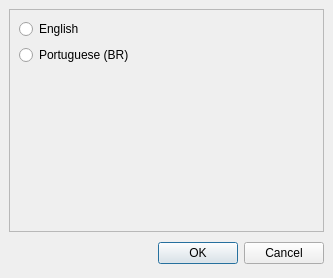
<?xml version="1.0" encoding="UTF-8"?>
<ui version="4.0">
 <class>LanguageDlg</class>
 <widget class="QDialog" name="LanguageDlg">
  <property name="geometry">
   <rect>
    <x>0</x>
    <y>0</y>
    <width>333</width>
    <height>278</height>
   </rect>
  </property>
  <property name="windowTitle">
   <string>Dialog</string>
  </property>
  <layout class="QVBoxLayout">
   <property name="spacing">
    <number>6</number>
   </property>
   <property name="margin">
    <number>9</number>
   </property>
   <item>
    <widget class="QFrame" name="frame">
     <property name="frameShape">
      <enum>QFrame::StyledPanel</enum>
     </property>
     <property name="frameShadow">
      <enum>QFrame::Raised</enum>
     </property>
     <layout class="QVBoxLayout" name="verticalLayout">
      <item>
       <widget class="QRadioButton" name="en_rbt">
        <property name="text">
         <string>English</string>
        </property>
       </widget>
      </item>
      <item>
       <widget class="QRadioButton" name="pt_BR_rbt">
        <property name="text">
         <string>Portuguese (BR)</string>
        </property>
       </widget>
      </item>
      <item>
       <spacer>
        <property name="orientation">
         <enum>Qt::Vertical</enum>
        </property>
        <property name="sizeHint" stdset="0">
         <size>
          <width>20</width>
          <height>40</height>
         </size>
        </property>
       </spacer>
      </item>
     </layout>
    </widget>
   </item>
   <item>
    <layout class="QHBoxLayout">
     <property name="spacing">
      <number>6</number>
     </property>
     <property name="margin">
      <number>0</number>
     </property>
     <item>
      <spacer>
       <property name="orientation">
        <enum>Qt::Horizontal</enum>
       </property>
       <property name="sizeHint" stdset="0">
        <size>
         <width>131</width>
         <height>31</height>
        </size>
       </property>
      </spacer>
     </item>
     <item>
      <widget class="QPushButton" name="okButton">
       <property name="text">
        <string>OK</string>
       </property>
      </widget>
     </item>
     <item>
      <widget class="QPushButton" name="cancelButton">
       <property name="text">
        <string>Cancel</string>
       </property>
      </widget>
     </item>
    </layout>
   </item>
  </layout>
 </widget>
 <resources/>
 <connections>
  <connection>
   <sender>okButton</sender>
   <signal>clicked()</signal>
   <receiver>LanguageDlg</receiver>
   <slot>accept()</slot>
   <hints>
    <hint type="sourcelabel">
     <x>278</x>
     <y>253</y>
    </hint>
    <hint type="destinationlabel">
     <x>96</x>
     <y>254</y>
    </hint>
   </hints>
  </connection>
  <connection>
   <sender>cancelButton</sender>
   <signal>clicked()</signal>
   <receiver>LanguageDlg</receiver>
   <slot>reject()</slot>
   <hints>
    <hint type="sourcelabel">
     <x>369</x>
     <y>253</y>
    </hint>
    <hint type="destinationlabel">
     <x>179</x>
     <y>282</y>
    </hint>
   </hints>
  </connection>
 </connections>
</ui>
